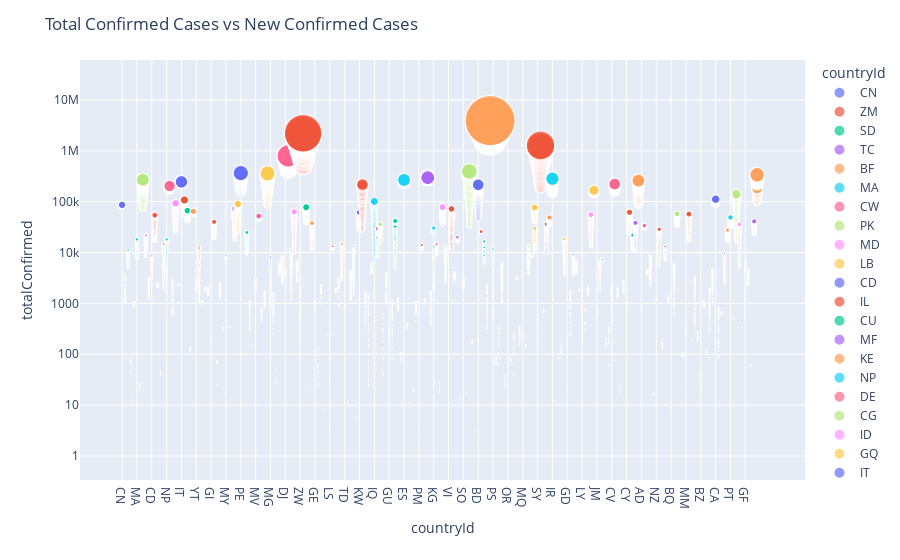

Source (notebook cell):
### Code cell
fig = px.scatter(dataframe, x="countryId", y="totalConfirmed",
                size="totalConfirmed", color="countryId", 
                 hover_name="countryName",
                 log_y=True, size_max=50,
                )
# Add title
fig.update_layout(title_text="Total Confirmed Cases vs New Confirmed Cases")
#print(fig)
fig.show()
